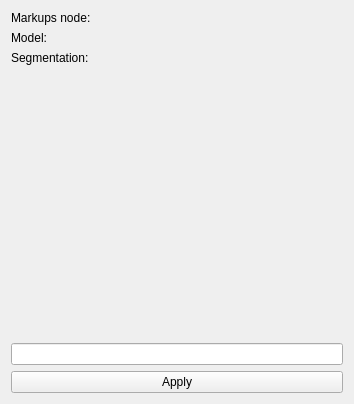
<?xml version="1.0" encoding="UTF-8"?>
<ui version="4.0">
 <class>MarkupsToSurface</class>
 <widget class="qMRMLWidget" name="MarkupsToSurface">
  <property name="geometry">
   <rect>
    <x>0</x>
    <y>0</y>
    <width>354</width>
    <height>404</height>
   </rect>
  </property>
  <layout class="QVBoxLayout" name="verticalLayout">
   <item>
    <layout class="QFormLayout" name="formLayout">
     <item row="0" column="0">
      <widget class="QLabel" name="inputLabel">
       <property name="text">
        <string>Markups node:</string>
       </property>
      </widget>
     </item>
     <item row="0" column="1">
      <widget class="qMRMLNodeComboBox" name="inputSelector">
       <property name="toolTip">
        <string>Pick the input to the algorithm.</string>
       </property>
       <property name="nodeTypes">
        <stringlist notr="true">
         <string>vtkMRMLMarkupsShapeNode</string>
         <string>vtkMRMLMarkupsROINode</string>
         <string>vtkMRMLMarkupsFiducialNode</string>
        </stringlist>
       </property>
       <property name="showChildNodeTypes">
        <bool>false</bool>
       </property>
       <property name="noneEnabled">
        <bool>true</bool>
       </property>
       <property name="addEnabled">
        <bool>false</bool>
       </property>
       <property name="removeEnabled">
        <bool>true</bool>
       </property>
       <property name="editEnabled">
        <bool>true</bool>
       </property>
       <property name="renameEnabled">
        <bool>true</bool>
       </property>
      </widget>
     </item>
     <item row="1" column="0">
      <widget class="QLabel" name="outputModelLabel">
       <property name="text">
        <string>Model:</string>
       </property>
      </widget>
     </item>
     <item row="1" column="1">
      <widget class="qMRMLNodeComboBox" name="outputModelSelector">
       <property name="toolTip">
        <string>Create or replace the selected model.</string>
       </property>
       <property name="nodeTypes">
        <stringlist notr="true">
         <string>vtkMRMLModelNode</string>
        </stringlist>
       </property>
       <property name="hideChildNodeTypes">
        <stringlist notr="true"/>
       </property>
       <property name="noneEnabled">
        <bool>true</bool>
       </property>
       <property name="editEnabled">
        <bool>true</bool>
       </property>
       <property name="renameEnabled">
        <bool>true</bool>
       </property>
       <property name="interactionNodeSingletonTag">
        <string notr="true"/>
       </property>
      </widget>
     </item>
     <item row="2" column="0">
      <widget class="QLabel" name="outputSegmentationLabel">
       <property name="text">
        <string>Segmentation:</string>
       </property>
      </widget>
     </item>
     <item row="2" column="1">
      <widget class="qMRMLNodeComboBox" name="outputSegmentationSelector">
       <property name="toolTip">
        <string>Create or replace a segment in the selected segmentation.</string>
       </property>
       <property name="nodeTypes">
        <stringlist notr="true">
         <string>vtkMRMLSegmentationNode</string>
        </stringlist>
       </property>
       <property name="hideChildNodeTypes">
        <stringlist notr="true"/>
       </property>
       <property name="noneEnabled">
        <bool>true</bool>
       </property>
       <property name="editEnabled">
        <bool>true</bool>
       </property>
       <property name="renameEnabled">
        <bool>true</bool>
       </property>
       <property name="interactionNodeSingletonTag">
        <string notr="true"/>
       </property>
      </widget>
     </item>
    </layout>
   </item>
   <item>
    <spacer name="verticalSpacer">
     <property name="orientation">
      <enum>Qt::Vertical</enum>
     </property>
     <property name="sizeHint" stdset="0">
      <size>
       <width>20</width>
       <height>40</height>
      </size>
     </property>
    </spacer>
   </item>
   <item>
    <widget class="QLineEdit" name="resultLineEdit">
     <property name="enabled">
      <bool>true</bool>
     </property>
     <property name="readOnly">
      <bool>true</bool>
     </property>
    </widget>
   </item>
   <item>
    <widget class="QPushButton" name="applyButton">
     <property name="enabled">
      <bool>true</bool>
     </property>
     <property name="toolTip">
      <string>Run the algorithm.</string>
     </property>
     <property name="text">
      <string>Apply</string>
     </property>
    </widget>
   </item>
  </layout>
 </widget>
 <customwidgets>
  <customwidget>
   <class>qMRMLNodeComboBox</class>
   <extends>QWidget</extends>
   <header>qMRMLNodeComboBox.h</header>
  </customwidget>
  <customwidget>
   <class>qMRMLWidget</class>
   <extends>QWidget</extends>
   <header>qMRMLWidget.h</header>
   <container>1</container>
  </customwidget>
 </customwidgets>
 <resources/>
 <connections>
  <connection>
   <sender>MarkupsToSurface</sender>
   <signal>mrmlSceneChanged(vtkMRMLScene*)</signal>
   <receiver>inputSelector</receiver>
   <slot>setMRMLScene(vtkMRMLScene*)</slot>
   <hints>
    <hint type="sourcelabel">
     <x>122</x>
     <y>132</y>
    </hint>
    <hint type="destinationlabel">
     <x>248</x>
     <y>61</y>
    </hint>
   </hints>
  </connection>
  <connection>
   <sender>MarkupsToSurface</sender>
   <signal>mrmlSceneChanged(vtkMRMLScene*)</signal>
   <receiver>outputModelSelector</receiver>
   <slot>setMRMLScene(vtkMRMLScene*)</slot>
   <hints>
    <hint type="sourcelabel">
     <x>176</x>
     <y>201</y>
    </hint>
    <hint type="destinationlabel">
     <x>239</x>
     <y>69</y>
    </hint>
   </hints>
  </connection>
  <connection>
   <sender>MarkupsToSurface</sender>
   <signal>mrmlSceneChanged(vtkMRMLScene*)</signal>
   <receiver>outputSegmentationSelector</receiver>
   <slot>setMRMLScene(vtkMRMLScene*)</slot>
   <hints>
    <hint type="sourcelabel">
     <x>176</x>
     <y>201</y>
    </hint>
    <hint type="destinationlabel">
     <x>239</x>
     <y>113</y>
    </hint>
   </hints>
  </connection>
 </connections>
</ui>
